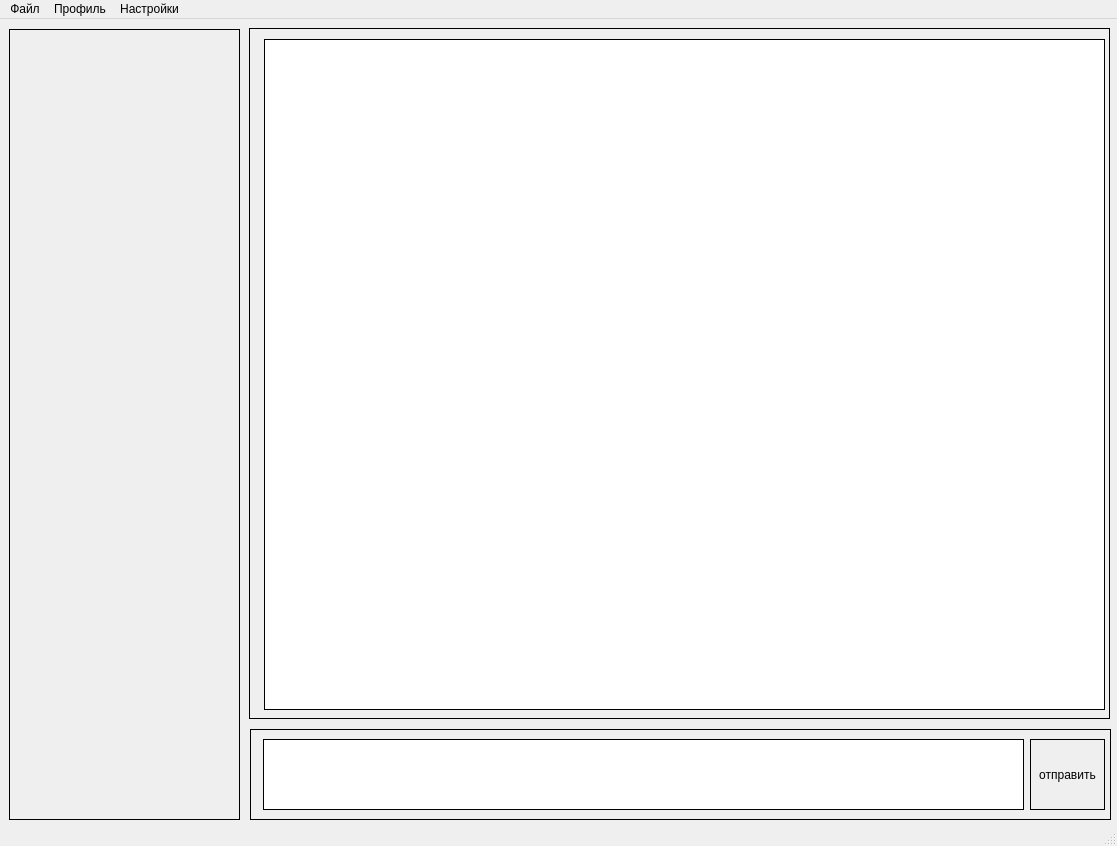
<?xml version="1.0" encoding="UTF-8"?>
<ui version="4.0">
 <class>MainWindow</class>
 <widget class="QMainWindow" name="MainWindow">
  <property name="geometry">
   <rect>
    <x>0</x>
    <y>0</y>
    <width>1117</width>
    <height>846</height>
   </rect>
  </property>
  <property name="windowTitle">
   <string>MainWindow</string>
  </property>
  <widget class="QWidget" name="centralwidget">
   <widget class="QFrame" name="frame">
    <property name="geometry">
     <rect>
      <x>9</x>
      <y>10</y>
      <width>231</width>
      <height>791</height>
     </rect>
    </property>
    <property name="styleSheet">
     <string notr="true">border: 1px solid black;</string>
    </property>
    <property name="frameShape">
     <enum>QFrame::StyledPanel</enum>
    </property>
    <property name="frameShadow">
     <enum>QFrame::Raised</enum>
    </property>
   </widget>
   <widget class="QFrame" name="frame_2">
    <property name="geometry">
     <rect>
      <x>249</x>
      <y>9</y>
      <width>861</width>
      <height>691</height>
     </rect>
    </property>
    <property name="styleSheet">
     <string notr="true">border: 1px solid black</string>
    </property>
    <property name="frameShape">
     <enum>QFrame::StyledPanel</enum>
    </property>
    <property name="frameShadow">
     <enum>QFrame::Raised</enum>
    </property>
    <widget class="QTextBrowser" name="textBrowser">
     <property name="geometry">
      <rect>
       <x>15</x>
       <y>11</y>
       <width>841</width>
       <height>671</height>
      </rect>
     </property>
    </widget>
   </widget>
   <widget class="QFrame" name="frame_3">
    <property name="geometry">
     <rect>
      <x>250</x>
      <y>710</y>
      <width>861</width>
      <height>91</height>
     </rect>
    </property>
    <property name="styleSheet">
     <string notr="true">border: 1px solid black</string>
    </property>
    <property name="frameShape">
     <enum>QFrame::StyledPanel</enum>
    </property>
    <property name="frameShadow">
     <enum>QFrame::Raised</enum>
    </property>
    <widget class="QTextEdit" name="MessageToSend">
     <property name="geometry">
      <rect>
       <x>13</x>
       <y>10</y>
       <width>761</width>
       <height>71</height>
      </rect>
     </property>
     <property name="styleSheet">
      <string notr="true">
border: 1px solid black</string>
     </property>
    </widget>
    <widget class="QPushButton" name="Send">
     <property name="geometry">
      <rect>
       <x>780</x>
       <y>10</y>
       <width>75</width>
       <height>71</height>
      </rect>
     </property>
     <property name="text">
      <string>отправить</string>
     </property>
     <property name="icon">
      <iconset theme="applications-engineering"/>
     </property>
    </widget>
   </widget>
  </widget>
  <widget class="QMenuBar" name="menubar">
   <property name="geometry">
    <rect>
     <x>0</x>
     <y>0</y>
     <width>1117</width>
     <height>22</height>
    </rect>
   </property>
   <widget class="QMenu" name="menu">
    <property name="title">
     <string>Файл</string>
    </property>
   </widget>
   <widget class="QMenu" name="menu_2">
    <property name="title">
     <string>Профиль</string>
    </property>
   </widget>
   <widget class="QMenu" name="menu_3">
    <property name="title">
     <string>Настройки</string>
    </property>
   </widget>
   <addaction name="menu"/>
   <addaction name="menu_2"/>
   <addaction name="menu_3"/>
  </widget>
  <widget class="QStatusBar" name="statusbar"/>
 </widget>
 <resources/>
 <connections/>
</ui>
